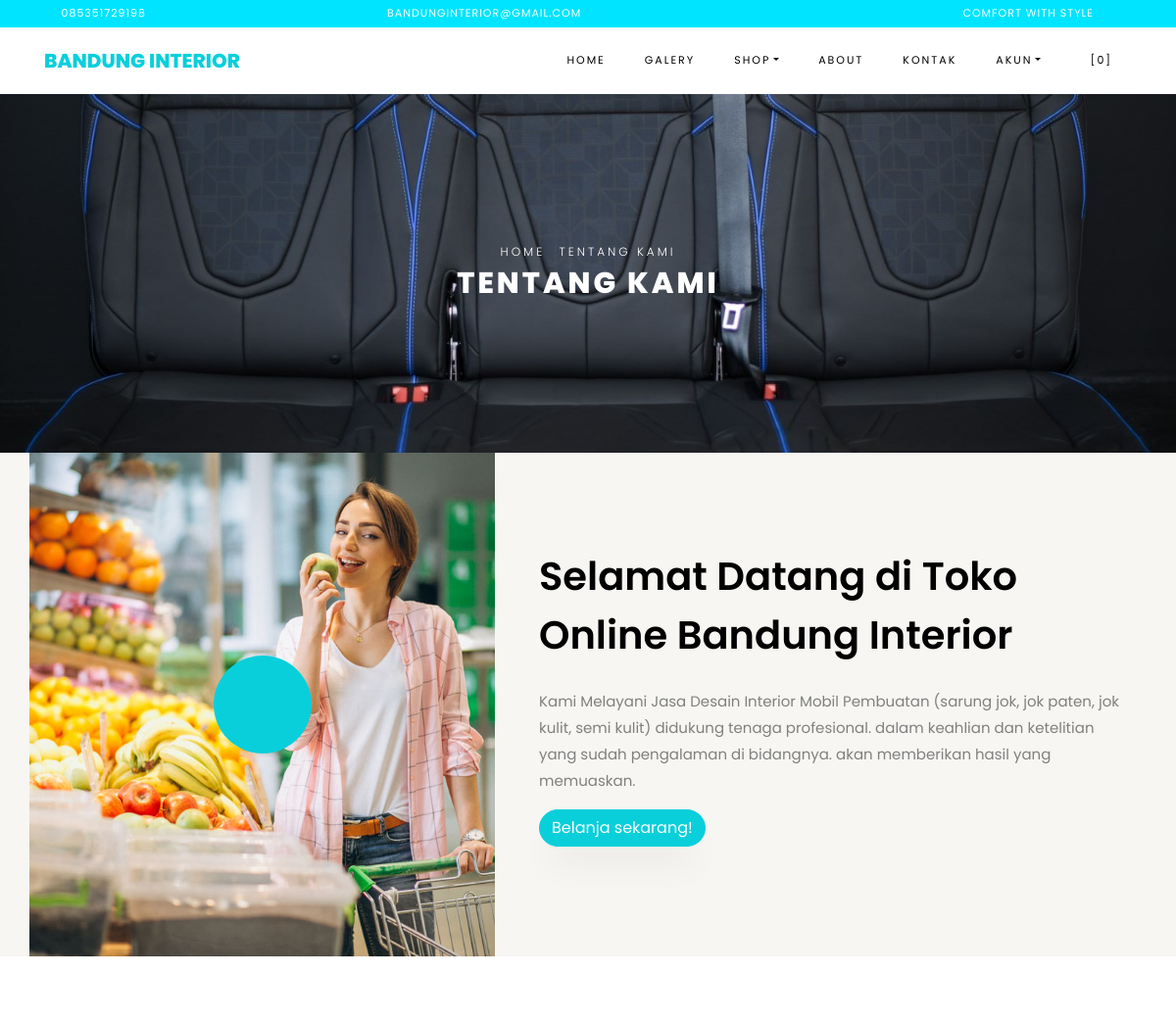
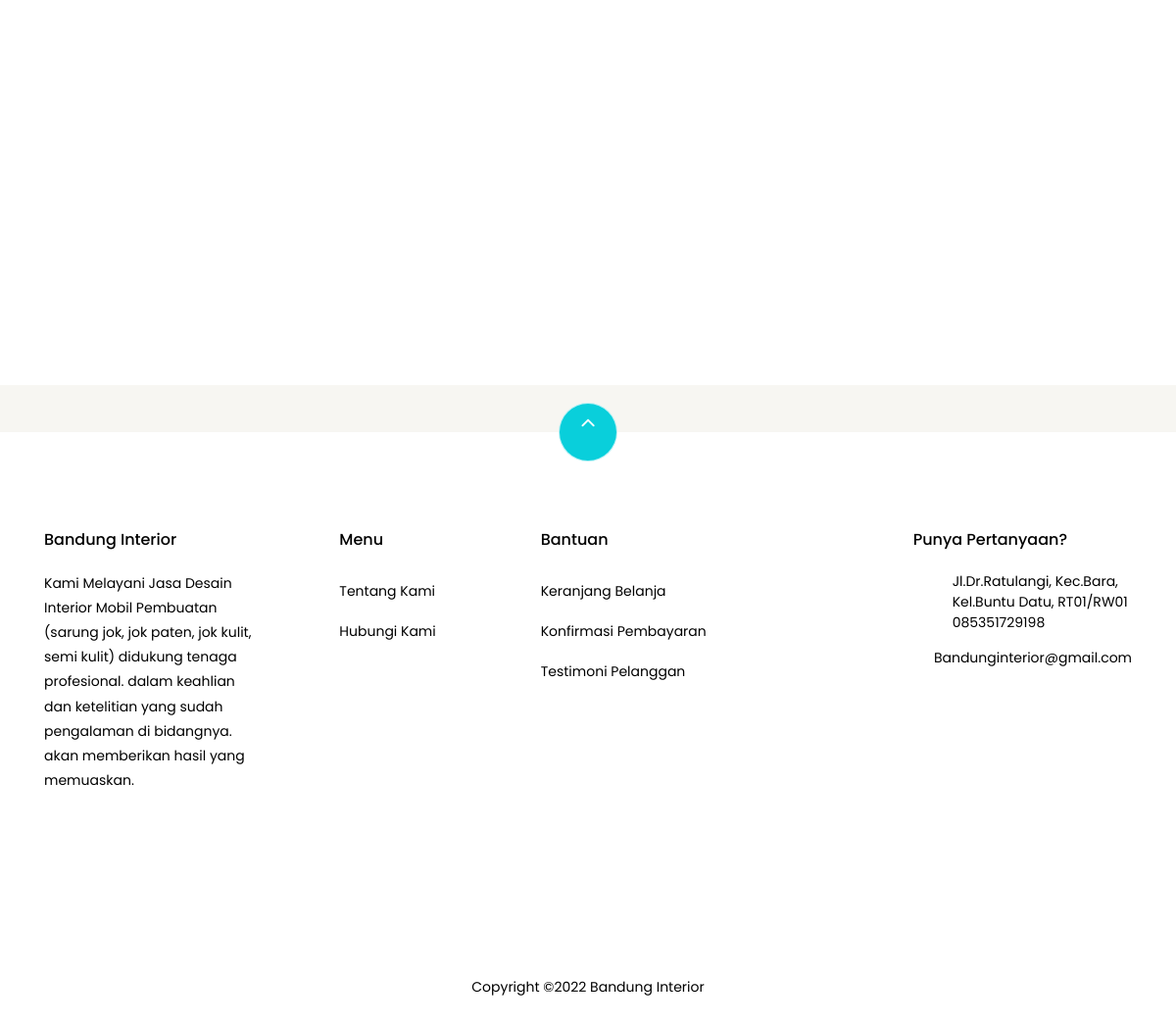
Page /index.php/pages/about on the committed database (2 pictures, top to bottom).
### tables this page shows
CREATE TABLE `settings` (
  `id` int(10) NOT NULL,
  `key` varchar(32) NOT NULL,
  `content` text NOT NULL
);

### application/helpers/themes_helper.php (called while the page is built, shortened)
<?php
if ( ! function_exists('get_theme_name'))
{
    function get_theme_name() {
        $current_theme = get_settings('current_theme_name');
        return ($current_theme) ? $current_theme : false;
    }
}
if ( ! function_exists('get_template_part'))
{
    function get_template_part($file_name = null, $params = array()) {
        if ($file_name !== '') {
            $current_theme = get_theme_name();
            if ( file_exists($file_location = VIEWPATH .'themes/'. $current_theme .'/'. $file_name .'.php')) {
                $CI =& get_instance();
                $CI->load->view('themes/'. $current_theme .'/'. $file_name, $params);
            }
            else {
                echo '<div>Kesalahan: berkas tema <b>'. $file_name .'.php</b> tidak ditemukan.<br>Lokasi berkas: <b>'. $file_location .'</b></div>';
            }
        }
    }
}
if ( ! function_exists('get_header'))
{
    function get_header($params = null, $section = '', $current_section = '') {
        $load_params = array();
        if ( is_null($params)) {
            $load_params['title'] = get_settings('site_name');
        }
        else if ( is_string($params)) {
            $load_params['title'] = $params;
        }
        $load_params['sidebar_section'] = $section;
        $load_params['current_section'] = $current_section;
        get_template_part('header', $load_params);
    }
}
if ( ! function_exists('get_footer'))
{
    function get_footer($params = array()) {
        get_template_part('footer', $params);
    }
}
if ( ! function_exists('get_theme_uri'))
{
    function get_theme_uri($file_name = null, $theme_name = NULL)
    {
        $theme_name = ($theme_name == NULL) ? get_theme_name() : $theme_name;
        return is_null($file_name) ? base_url('assets/themes/'. $theme_name .'/') : base_url('assets/themes/'. $theme_name .'/'. $file_name) ;
    }
}

### application/controllers/Pages.php (called while the page is built, shortened)
<?php
class Pages extends CI_Controller {
    public function about()
    {
        $params['reviews'] = $this->review->get_all_reviews();
        get_header(get_store_name());
        get_template_part('pages/about', $params);
        get_footer();
    }
}

### index.php (called while the page is built, shortened)
<?php
require_once BASEPATH . 'core/CodeIgniter.php';

### application/helpers/global_helper.php (called while the page is built, shortened)
<?php
if (!function_exists('get_settings')) {
    function get_settings($key = '')
    {
        $CI = &get_instance();
        $row = $CI->db
            ->select('content')
            ->where('key', $key)
            ->get('settings')
            ->row();
        return $row->content;
    }
}
if (!function_exists('get_store_name')) {
    function get_store_name()
    {
        return get_settings('store_name');
    }
}

### application/helpers/session_helper.php (called while the page is built, shortened)
<?php
if (!function_exists('init')) {
    function init()
    {
        $CI = &get_instance();
        return $CI;
    }
}
if (!function_exists('session_data')) {
    function session_data()
    {
        $CI = init();
        $read_session_in_cookie = get_cookie('__ACTIVE_SESSION_DATA');
        $read_session_in_session = $CI->session->userdata('__ACTIVE_SESSION_DATA');
        if ($read_session_in_cookie) {
            $read_data = $CI->encryption->decrypt($read_session_in_cookie);
            $read_data = json_decode($read_data);
            return $read_data;
        } else if ($read_session_in_session) {
            $read_data = $CI->encryption->decrypt($read_session_in_session);
            $read_data = json_decode($read_data);
            return $read_data;
        } else {
            $default_session = new stdClass();
            $default_session->is_login = FALSE;
            $default_session->user_id = 0;
            $default_session->login_at = 0;
            $default_session->remember_me = FALSE;
            return $default_session;
        }
    }
}

### application/views/themes/interior/pages/about.php (the view, shortened to what this page needs)
<div class="hero-wrap hero-bread" style="background-image: url('<?php echo get_theme_uri('images/bg_1.jpg'); ?>');">
    <div class="container">
      <div class="row no-gutters slider-text align-items-center justify-content-center">
        <div class="col-md-9 ftco-animate text-center">
            <p class="breadcrumbs"><span class="mr-2"><?php echo anchor(base_url(), 'Home'); ?></span> <span>Tentang Kami</span></p>
          <h1 class="mb-0 bread">Tentang Kami</h1>
        </div>
      </div>
    </div>
  </div>
  <section class="ftco-section ftco-no-pb ftco-no-pt bg-light">
          <div class="container">
              <div class="row">
                  <div class="col-md-5 p-md-5 img img-2 d-flex justify-content-center align-items-center" style="background-image: url(<?php echo get_theme_uri('images/about.jpg'); ?>);">
                      <a href="https://vimeo.com/45830194" class="icon popup-vimeo d-flex justify-content-center align-items-center">
                          <span class="icon-play"></span>
                      </a>
                  </div>
                  <div class="col-md-7 py-5 wrap-about pb-md-5 ftco-animate">
            <div class="heading-section-bold mb-4 mt-md-5">
                <div class="ml-md-0">
                  <h2 class="mb-4">Selamat Datang di Toko Online <?php echo get_store_name(); ?></h2>
              </div>
            </div>
            <div class="pb-md-5">
                <p><?php echo get_settings('store_description'); ?></p>
                          <p><a href="<?php echo site_url('home'); ?>" class="btn btn-primary">Belanja sekarang!</a></p>
                      </div>
                  </div>
              </div>
          </div>
      </section>
      <section class="ftco-section testimony-section">
    <div class="container">
      <div class="row justify-content-center mb-5 pb-3">
      </div>
    </div>
  </section>

### application/views/themes/interior/header.php (shortened to what this page needs)
?><!DOCTYPE html>
<html lang="en">
  <head>
    <link rel="stylesheet" href="<?php echo get_theme_uri('css/open-iconic-bootstrap.min.css'); ?>">
    <link rel="stylesheet" href="<?php echo get_theme_uri('css/animate.css'); ?>">
    <link rel="stylesheet" href="<?php echo get_theme_uri('css/owl.carousel.min.css'); ?>">
    <link rel="stylesheet" href="<?php echo get_theme_uri('css/owl.theme.default.min.css'); ?>">
    <link rel="stylesheet" href="<?php echo get_theme_uri('css/magnific-popup.css'); ?>">
    <link rel="stylesheet" href="<?php echo get_theme_uri('css/aos.css'); ?>">
	<link rel="stylesheet" href="<?php echo get_theme_uri('css/ionicons.min.css'); ?>">
	<link rel="stylesheet" href="<?php echo get_theme_uri('js/plugins/@fortawesome/fontawesome-free/css/all.min.css', 'argon'); ?>">
    <link rel="stylesheet" href="<?php echo get_theme_uri('css/bootstrap-datepicker.css'); ?>">
    <link rel="stylesheet" href="<?php echo get_theme_uri('css/jquery.timepicker.css'); ?>">
    <link rel="stylesheet" href="<?php echo get_theme_uri('css/flaticon.css'); ?>">
    <link rel="stylesheet" href="<?php echo get_theme_uri('css/icomoon.css'); ?>">
	<link rel="stylesheet" href="<?php echo get_theme_uri('css/style.css'); ?>">
	<link rel="stylesheet" href="<?php echo base_url('assets/plugins/toastr/toastr.min.css'); ?>">
  </head>
  <body class="goto-here">
		<div class="py-1" style="background-color: #00e4ff;">
    	<div class="container">
    		<div class="row no-gutters d-flex align-items-start align-items-center px-md-0">
	    		<div class="col-lg-12 d-block">
		    		<div class="row d-flex">
		    			<div class="col-md pr-4 d-flex topper align-items-center">
					    	<div class="icon mr-2 d-flex justify-content-center align-items-center"><span class="icon-phone2"></span></div>
						    <span class="text"><?php echo get_settings('store_phone_number'); ?></span>
					    </div>
					    <div class="col-md pr-4 d-flex topper align-items-center">
					    	<div class="icon mr-2 d-flex justify-content-center align-items-center"><span class="icon-paper-plane"></span></div>
						    <span class="text"><?php echo get_settings('store_email'); ?></span>
					    </div>
					    <div class="col-md-5 pr-4 d-flex topper align-items-center text-lg-right">
						    <span class="text"><?php echo get_settings('store_tagline'); ?></span>
					    </div>
				    </div>
			    </div>
		    </div>
		  </div>
    </div>
    <nav class="navbar navbar-expand-lg navbar-dark ftco_navbar bg-dark ftco-navbar-light" id="ftco-navbar">
	    <div class="container">
	      <a class="navbar-brand" href="<?php echo base_url(); ?>"><?php echo get_store_name(); ?></a>
	      <div class="collapse navbar-collapse" id="ftco-nav">
	        <ul class="navbar-nav ml-auto">
	          <li class="nav-item active"><a href="<?php echo base_url(); ?>" class="nav-link">Home</a></li>
	          <li class="nav-item active"><a href="<?php echo site_url('index'); ?>" class="nav-link">Galery</a></li>
	          <li class="nav-item dropdown">
              <a class="nav-link dropdown-toggle" href="#" id="dropdown04" data-toggle="dropdown" aria-haspopup="true" aria-expanded="false">Shop</a>
            </li>
	          <li class="nav-item"><a href="<?php echo site_url('pages/about'); ?>" class="nav-link">About</a></li>
              <li class="nav-item"><a href="<?php echo site_url('pages/contact'); ?>" class="nav-link">Kontak</a></li>
              <li class="nav-item dropdown">
              <a class="nav-link dropdown-toggle" href="#" id="dropdown05" data-toggle="dropdown" aria-haspopup="true" aria-expanded="false">Akun</a>
            </li>
	          <li class="nav-item cta cta-colored"><a href="<?php echo site_url('shop/cart'); ?>" class="nav-link"><span class="icon-shopping_cart"></span>[<span class="cart-item-total">0</span>]</a></li>
	        </ul>
	      </div>
	    </div>
	  </nav>

### application/views/themes/interior/footer.php (shortened to what this page needs)
<section class="ftco-section ftco-no-pt ftco-no-pb py-5 bg-light">
    <div class="container py-4">
    </div>
  </section>
  <footer class="ftco-footer ftco-section">
    <div class="container">
        <div class="row">
            <div class="mouse">
                      <a href="#" class="mouse-icon">
                          <div class="mouse-wheel"><span class="ion-ios-arrow-up"></span></div>
                      </a>
                  </div>
        </div>
      <div class="row mb-5">
        <div class="col-md">
          <div class="ftco-footer-widget mb-4">
            <h2 class="ftco-heading-2"><?php echo get_store_name(); ?></h2>
            <p><?php echo get_settings('store_description'); ?></p>
            <ul class="ftco-footer-social list-unstyled float-md-left float-lft mt-5">
            </ul>
          </div>
        </div>
        <div class="col-md">
          <div class="ftco-footer-widget mb-4 ml-md-5">
            <h2 class="ftco-heading-2">Menu</h2>
            <ul class="list-unstyled">
              <li><a href="<?php echo site_url('pages/about'); ?>" class="py-2 d-block">Tentang Kami</a></li>
              <li><a href="<?php echo site_url('pages/contact'); ?>" class="py-2 d-block">Hubungi Kami</a></li>
            </ul>
          </div>
        </div>
        <div class="col-md-4">
           <div class="ftco-footer-widget mb-4">
            <h2 class="ftco-heading-2">Bantuan</h2>
            <div class="d-flex">
                <ul class="list-unstyled mr-l-5 pr-l-3 mr-4">
                  <li><a href="<?php echo site_url('shop/cart'); ?>" class="py-2 d-block">Keranjang Belanja</a></li>
                  <li><a href="<?php echo site_url('customer/payments/confirm'); ?>" class="py-2 d-block">Konfirmasi Pembayaran</a></li>
                  <li><a href="<?php echo site_url('shop/testimonial'); ?>" class="py-2 d-block">Testimoni Pelanggan</a></li>
                </ul>
              </div>
          </div>
        </div>
        <div class="col-md">
          <div class="ftco-footer-widget mb-4">
              <h2 class="ftco-heading-2">Punya Pertanyaan?</h2>
              <div class="block-23 mb-3">
                <ul>
                  <li><span class="icon icon-map-marker"></span><span class="text"><?php echo get_settings('store_address'); ?></span></li>
                  <li><a href="#"><span class="icon icon-phone"></span><span class="text"><?php echo get_settings('store_phone_number'); ?></span></a></li>
                  <li><a href="#"><span class="icon icon-envelope"></span><span class="text"><?php echo get_settings('store_email'); ?></span></a></li>
                </ul>
              </div>
          </div>
        </div>
      </div>
      <div class="row">
        <div class="col-md-12 text-center">
          <p>Copyright &copy;<script>document.write (new Date().getFullYear());</script> Bandung Interior</p>
        </div>
      </div>
    </div>
  </footer>
</body>
</html>

### assets/themes/interior/css/icomoon.css (style rules this page uses)
[class^="icon-"], [class*=" icon-"] { font-family: 'icomoon' !important; speak: none; font-style: normal; font-weight: normal; font-variant: normal; text-transform: none; line-height: 1; -webkit-font-smoothing: antialiased; -moz-osx-font-smoothing: grayscale; }
.icon-map-marker:before { content: "\f041"; }
.icon-play:before { content: "\f04b"; }
.icon-phone:before { content: "\f095"; }
.icon-envelope:before { content: "\f0e0"; }
.icon-paper-plane:before { content: "\f1d8"; }
.icon-phone2:before { content: "\e0cd"; }
.icon-shopping_cart:before { content: "\e8cc"; }

### rows in the picture
settings: content "085351729198"
settings: content "BANDUNGINTERIOR@GMAIL.COM", content "Bandunginterior@gmail.com"
settings: content "COMFORT WITH STYLE"
settings: content "BANDUNG INTERIOR", content "Bandung Interior"
settings: content (picture)
settings: content "Kami Melayani Jasa Desain Interior Mobil Pembuatan (sarung jok, jok paten, jok kulit, semi kulit) didukung tenaga profesional. dalam keahlian dan ketelitian yang sudah pengalaman di bidangnya. akan memberikan hasil yang memuaskan."
settings: content "Jl.Dr.Ratulangi, Kec.Bara, Kel.Buntu Datu, RT01/RW01"

### other values in the picture
anchor(base_url(), 'Home') "HOME"
